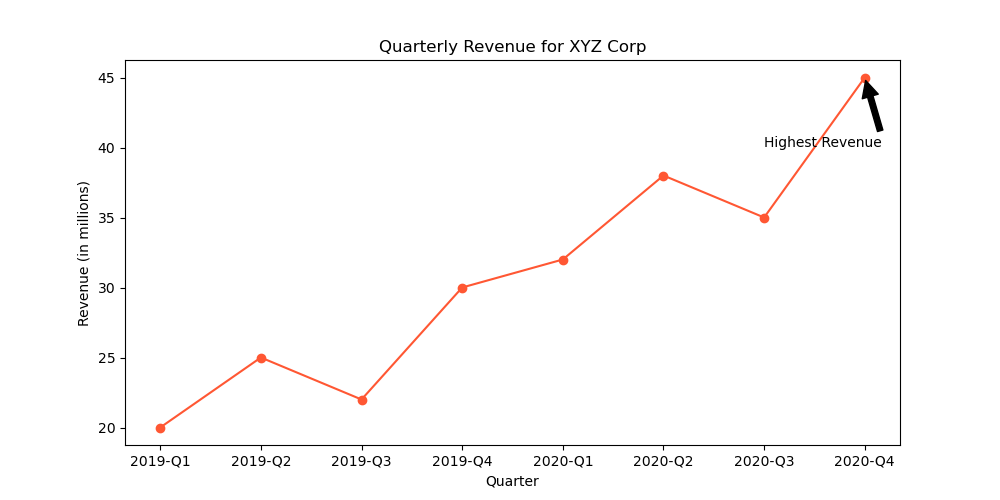

Here is the Python script that generated this plot:

import matplotlib.pyplot as plt

# Data
quarters = ['2019-Q1', '2019-Q2', '2019-Q3', '2019-Q4', '2020-Q1', '2020-Q2', '2020-Q3', '2020-Q4']
revenue = [20, 25, 22, 30, 32, 38, 35, 45]

# Plotting the line chart
plt.figure(figsize=(10, 5))  # Change width and height
plt.plot(quarters, revenue, color='#ff5733', marker='o')  # Specific color codes and marker style

# Annotate a specific point with the label
plt.annotate('Highest Revenue', xy=('2020-Q4', 45), xytext=('2020-Q3', 40),
             arrowprops=dict(facecolor='#000000', shrink=0.05))

# Adding a title and labels
plt.title('Quarterly Revenue for XYZ Corp')  # Change the topic/headline
plt.xlabel('Quarter')
plt.ylabel('Revenue (in millions)')

# Show the plot
plt.show()
